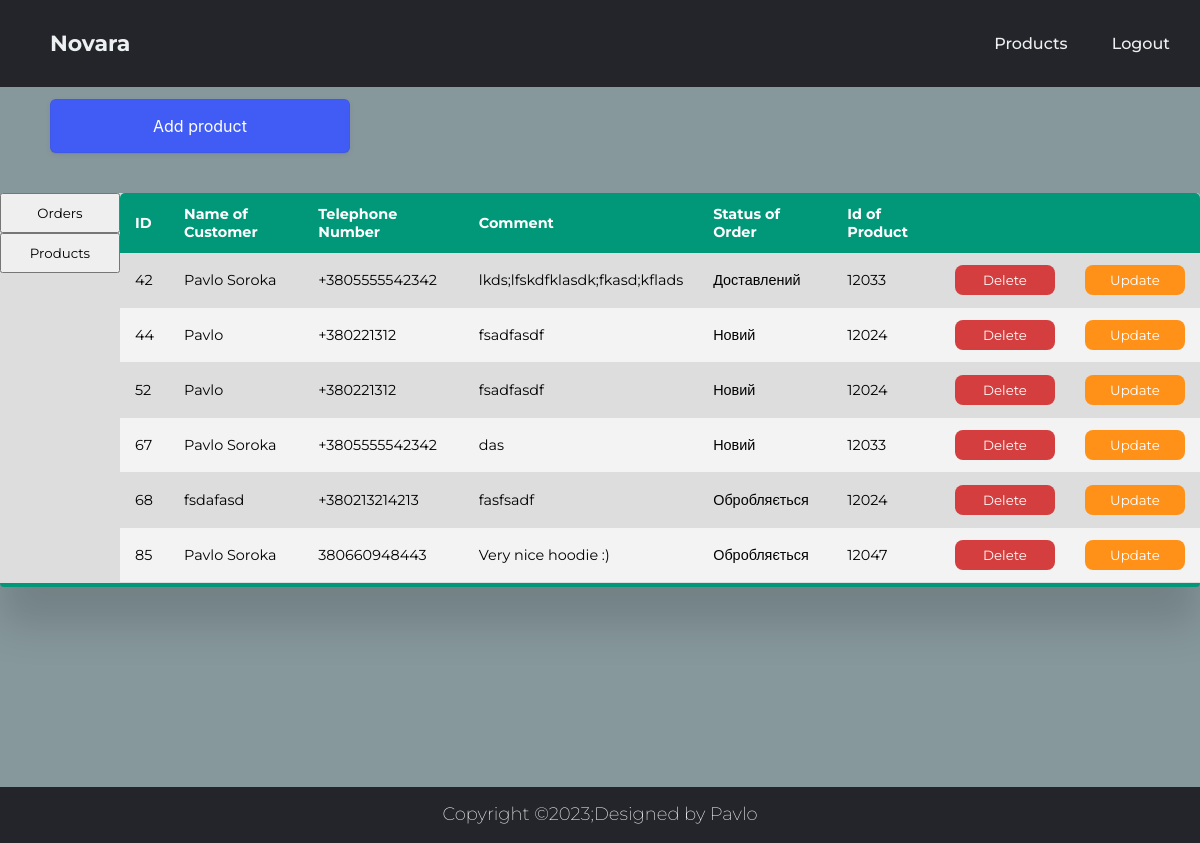
/adminPanel.php (signed in), run on the app's committed database.
### tables this page shows
CREATE TABLE `orders` (
  `id` int(11) NOT NULL,
  `nameCustomer` varchar(50) DEFAULT NULL,
  `telephoneNumber` varchar(50) DEFAULT NULL,
  `comment` varchar(120) DEFAULT NULL,
  `orderStatus` varchar(50) DEFAULT NULL,
  `idOfProduct` int(11) DEFAULT NULL
);

### adminPanel.php (the view, shortened to what this page needs)
<?php
    if ($_SESSION['user']['is_admin'] > 0){
        $connect = mysqli_connect('localhost', 'root', '', 'test_app');
        if (isset($orderStatus)) {
            $sql = "SELECT * FROM `orders` WHERE `orderStatus` = '$orderStatus'";
        } else {
            $sql = "SELECT * FROM `orders`";
        }
        if($orders = $connect->query($sql)){
            $rowsCount = $orders->num_rows;
        }
    } else {
        header('Location: ./index.php?page=0');
    }
?>
<!DOCTYPE html>
<html lang="en">
<head>
    <link rel="stylesheet" href="./styles/style.css">
    <link rel="stylesheet" href="./styles/adminPanelStyles.css">
</head>
<body>
    <div class="header">
        <?php include './inc/header.php';?>
    </div>
    <section class="ordersSection">
        <a href="./addProduct.php">
            <button class="buttonCreate">Add product</button>
        </a>
        <div class="listOfOrders">
            <div class="allOrders">
                <div class="leftChoise">
                        <button class="getOrders">Orders</button>
                        <button class="getProducts">Products</button>
                </div>
                <table class="contentTable ordersTable">
                    <thead>
                    <tr>
                        <th>ID</th>
                        <th>Name of Customer</th>
                        <th>Telephone Number</th>
                        <th>Comment</th>
                        <th>Status of Order</th>
                        <th>Id of Product</th>
                        <th></th>
                        <th></th>
                    </tr>
                    </thead>
                    <tbody>
                    <?php
                        foreach($orders as $row){
                            echo "<tr>
                                    <td>" . $row["id"] . "</td>
                                    <td> " . $row["nameCustomer"] . "</td>
                                    <td> ". $row["telephoneNumber"] . "</td>
                                    <td class='commentTable'>". $row["comment"] . "</td>
                                    <td>". $row["orderStatus"] . "</td>
                                    <td>". $row["idOfProduct"] . "</td>
                                    <td>
                                        <button id='" . $row["id"] . "' class='deleteOrderButton'>Delete</button>
                                    </td>
                                    <td>
                                        <a href='./updateOrder.php?id=" . $row["id"] . "'>
                                            <button class='updateOrderButton'>Update</button>
                                        </a>
                                    </td>
                                </tr>";
                        }
                    ?>
                    </tbody>
                </table>
            </div>
        </div>
    </section>
    <div class="footer">
        <?php include './inc/footer.php';?>
    </div>
</body>
</html>

### styles/style.css (style rules this page uses)
* { padding: 0; margin: 0; box-sizing: border-box; font-family: 'Montserrat', sans-serif; }
li, a, .project_name { font-weight: 500; font-family: 'Montserrat', sans-serif; font-size: 16px; text-decoration: none; color: #edf0f1; }

### styles/adminPanelStyles.css (style rules this page uses)
.buttonCreate { appearance: button; backface-visibility: hidden; background-color: #405cf5; border-radius: 6px; border-width: 0; box-shadow: rgba(50, 50, 93, .1) 0 0 0 1px inset,rgba(50, 50, 93, .1) 0 2px 5px 0,rgba(0, 0, 0, .07) 0 1px 1px 0; box-sizing: border-box; color: #fff; cursor: pointer; font-family: -apple-system,system-ui,"Segoe UI",Roboto,"Helvetica Neue",Ubuntu,sans-serif; font-size: 100%; height: 54px; line-height: 1.15; margin: 12px 50px 0; outline: none; overflow: hidden; padding: 0 25px; position: relative; text-align: center; text-transform: none; transform: translateZ(0); transition: all .2s,box-shadow .08s ease-in; user-select: none; -webkit-user-select: none; touch-action: manipulation; width: 300px; }
a { text-decoration: none; background-color: transparent; }
.ordersSection { background-color: #87989d; min-height: 700px; }
.contentTable { border-collapse: collapse; font-size: 0.9em; max-width: 1100px; border-radius: 5px 5px 0 0; overflow: hidden; }
tr, td { height: 30px; }
.contentTable thead tr { background-color: #009879; color: #ffffff; text-align: left; font-weight: bold; }
.contentTable th, .contentTable td { padding: 12px 15px; }
.contentTable tbody tr { border-bottom: 1px solid #dddddd; }
.contentTable tbody tr:nth-of-type(even) { background-color: #f3f3f3; }
.deleteOrderButton, .deleteProductButton { width: 100px; height: 30px; background-color: rgb(213, 62, 62); color: white; border-radius: 8px; border: unset; cursor: pointer; }
.updateOrderButton, .updateProductButton { border: unset; width: 100px; height: 30px; color: white; background-color: #FF9119; border-radius: 8px; }
.listOfOrders { display: flex; justify-content: center; padding-bottom: 20px; min-height: 400px; }
.allOrders { display: flex; justify-content: center; margin-top: 40px; background-color: #dddddd; min-width: 832px; border-radius: 4px; box-shadow: 0 40px 40px rgba(0, 0, 0, 0.15); border-bottom: 4px solid #009879; }
.leftChoise { display: flex; flex-direction: column; }
.getProducts, .getOrders { width: 120px; height: 40px; }

### data on the page
orders: id "42", nameCustomer "Pavlo Soroka", telephoneNumber "+3805555542342", comment "lkds;lfskdfklasdk;fkasd;kflads", orderStatus "Доставлений", idOfProduct "12033"
orders: id "44", nameCustomer "Pavlo", telephoneNumber "+380221312", comment "fsadfasdf", orderStatus "Новий", idOfProduct "12024"
orders: id "52", nameCustomer "Pavlo", telephoneNumber "+380221312", comment "fsadfasdf", orderStatus "Новий", idOfProduct "12024"
orders: id "67", nameCustomer "Pavlo Soroka", telephoneNumber "+3805555542342", comment "das", orderStatus "Новий", idOfProduct "12033"
orders: id "68", nameCustomer "fsdafasd", telephoneNumber "+380213214213", comment "fasfsadf", orderStatus "Обробляється", idOfProduct "12024"
orders: id "85", nameCustomer "Pavlo Soroka", telephoneNumber "380660948443", comment "Very nice hoodie :)", orderStatus "Обробляється", idOfProduct "12047"
